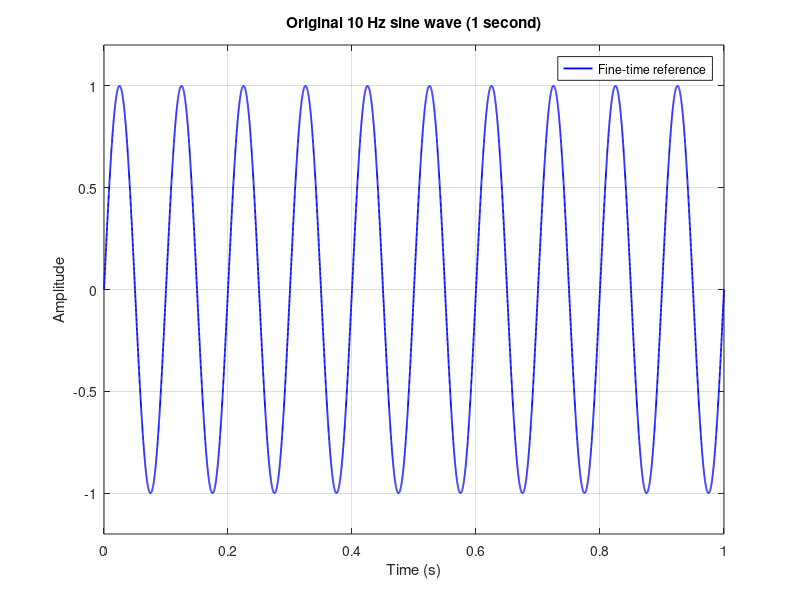

Here is the MATLAB script that generated this plot: (Note: this script raises an error after producing the figure.)
% Lecture 02 - Sampling and Aliasing Investigation
% Run in MATLAB. Creates original_signal.png and five sampling PNGs.
% All figures are saved beside this script.
clear; close all; clc;

f0 = 10;                 % Signal frequency (Hz)
T = 1;                   % Duration (s)
dt = 1/10000;            % Fine time step for reference waveform (s)
tFine = 0:dt:T;
xFine = sin(2*pi*f0*tFine);
FsList = [15 20 25 50 100];

scriptFolder = fileparts(mfilename('fullpath'));
if isempty(scriptFolder), scriptFolder = pwd; end

% Task 1: Fine-time reference
fig0 = figure('Color','w','Name','Original 10 Hz sine wave');
plot(tFine,xFine,'b','LineWidth',1.3);
grid on;
xlabel('Time (s)'); ylabel('Amplitude');
title('Original 10 Hz sine wave (1 second)');
legend('Fine-time reference','Location','best');
xlim([0 T]); ylim([-1.2 1.2]);
exportgraphics(fig0,fullfile(scriptFolder,'original_signal.png'),'Resolution',200);

% Task 2: Create and save one figure for each sampling frequency.
% Sample at t = 0, 1/Fs, ... excluding t = T so there are exactly Fs samples.
figSummary = figure('Color','w','Name','Sampling comparison');
tl = tiledlayout(figSummary,5,1,'TileSpacing','compact','Padding','compact');
for i = 1:numel(FsList)
    Fs = FsList(i);
    Ts = 1/Fs;
    ts = 0:Ts:T-Ts/2;  % Fs integer samples for a one-second record
    xs = sin(2*pi*f0*ts);

    fig = figure('Color','w','Name',sprintf('Sampling at %d Hz',Fs));
    plot(tFine,xFine,'b-','LineWidth',1.2); hold on;
    stem(ts,xs,'r','filled','LineWidth',1.0,'MarkerSize',4);
    grid on; xlim([0 T]); ylim([-1.2 1.2]);
    xlabel('Time (s)'); ylabel('Amplitude');
    title(sprintf('10 Hz sine wave sampled at Fs = %d Hz (Ts = %.4f s)',Fs,Ts));
    legend('Fine-time reference','Sampled values','Location','best');
    filename = sprintf('sampling_%dHz.png',Fs);
    exportgraphics(fig,fullfile(scriptFolder,filename),'Resolution',200);

    nexttile(tl);
    plot(tFine,xFine,'b-','LineWidth',0.9); hold on;
    stem(ts,xs,'r','filled','LineWidth',0.8,'MarkerSize',2.5);
    grid on; xlim([0 T]); ylim([-1.2 1.2]);
    title(sprintf('Fs = %d Hz | Ts = %.4f s | %d samples',Fs,Ts,numel(ts)));
    ylabel('Amplitude');
    if i==numel(FsList), xlabel('Time (s)'); end

    fprintf('Fs = %3d Hz: Ts = %.5f s, samples = %d, min/max sample = %.4f / %.4f\n', ...
       Fs,Ts,numel(ts),min(xs),max(xs));
    close(fig);
end

title(tl,'Sampling a 10 Hz sine wave: fine-time reference and samples');
exportgraphics(figSummary,fullfile(scriptFolder,'sampling_comparison.png'),'Resolution',200);

% Task 3: Nyquist threshold
fprintf('\nNyquist threshold: Fs >= 2*fmax = 2*10 = 20 Hz.\n');
fprintf('At Fs=20 Hz, sin(2*pi*10*n/20) is zero at all sample instants (phase-sensitive case).\n');
fprintf('At Fs=15 Hz, the 10 Hz sinusoid aliases to 5 Hz in magnitude.\n');
fprintf('Saved original_signal.png, five sampling_*Hz.png files, and sampling_comparison.png.\n');
